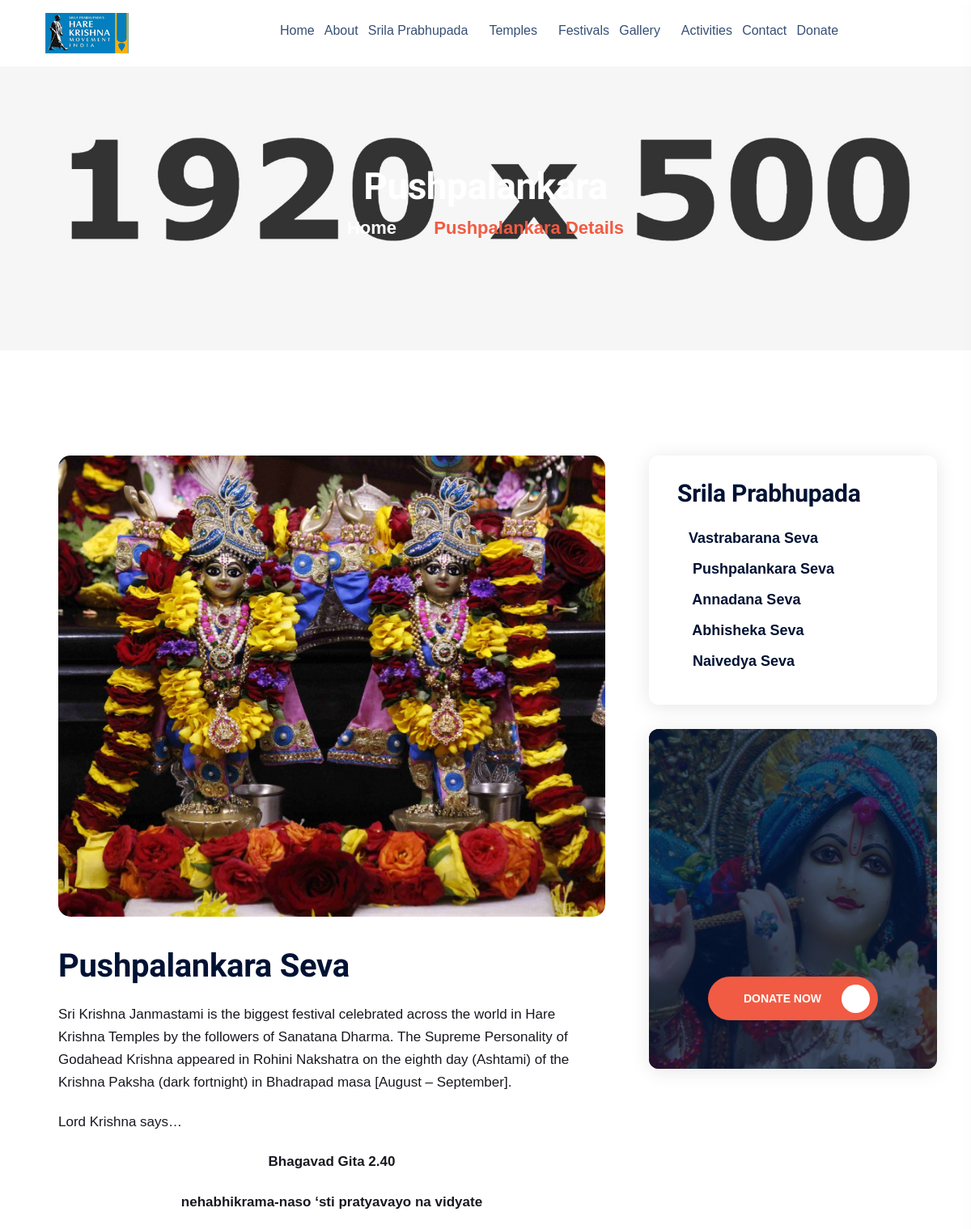
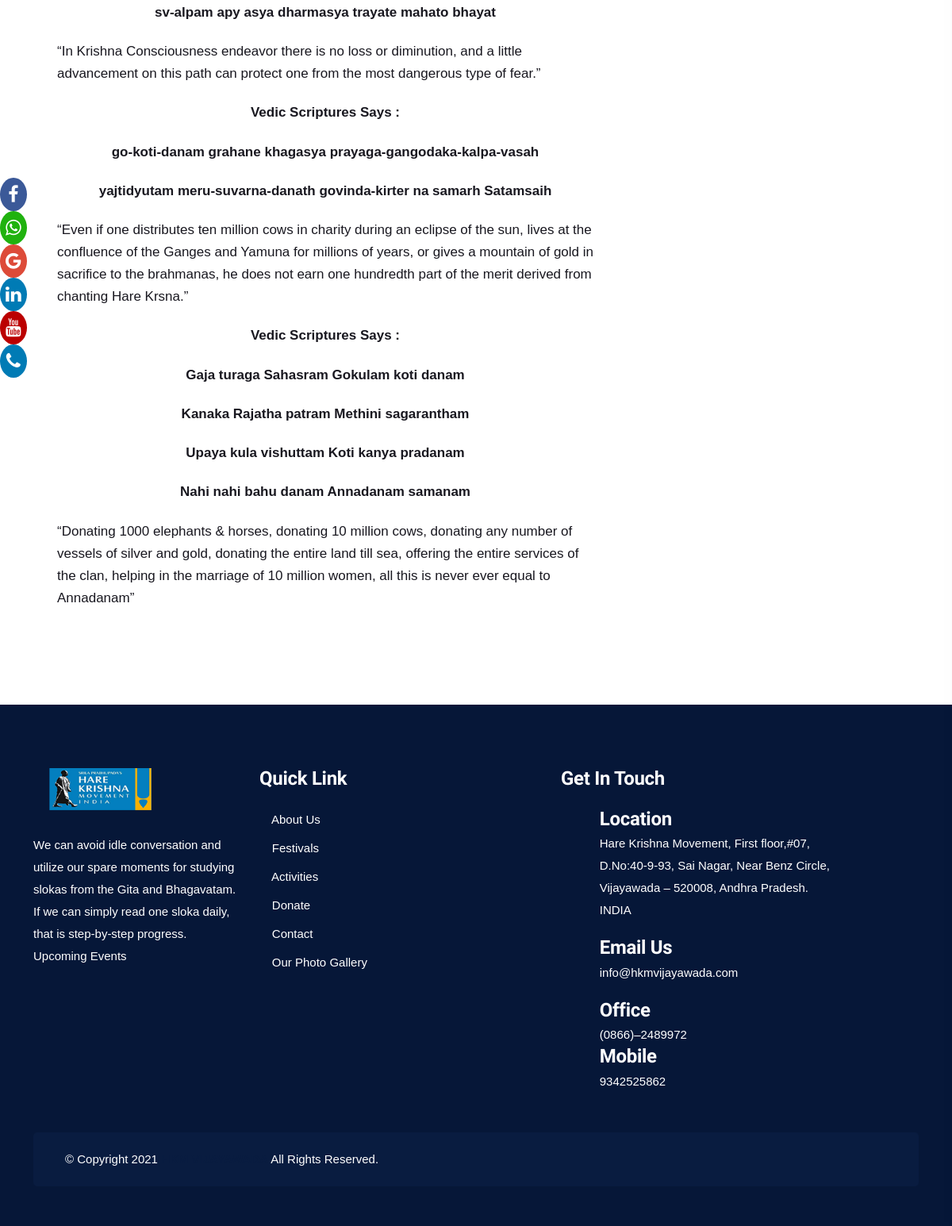
/pushpalankara, run on the app's committed database (2 pictures, top to bottom).
### Seva/models.py (models this page shows)
class PushpalankaraSeva(models.Model):
    id = models.AutoField(primary_key=True, auto_created=True)
    title = models.CharField(max_length=500, blank=True, null=True)
    content = HTMLField(default="<p>Add content</p>")
    image = models.ImageField(upload_to='pushpalankaraseva/',null=True)
    class Meta:
        verbose_name_plural = "PushpalankaraSeva"

### Seva/views.py (the view)
# urls.py: path('pushpalankara', pushpalankara, name='pushpalankara'),
def pushpalankara(request):
    data = PushpalankaraSeva.objects.all().values()
    context = dict()
    context['data'] = data
    return render(request,'pushpalankara.html',context)

### templates/pushpalankara.html
{% include 'base.html' %}
 {% block content %}
    <main>
        <section class="page-title-area" style="background-image: url(/static/assets/img/bg/page-title.jpg);">
            <div class="container pos-rel">
                <div class="row">
                    <div class="col-xl-5 mx-auto">
                        <div class="page-title-wrapper text-center pt-125">
                            <div class="page-title-box">
                                <h2 class="page-title">Pushpalankara</h2>
                                <ul class="breadcrumb-list">
                                    <li><a href="{% url 'index' %}">Home <i class="far fa-chevron-right"></i></a></li>
                                    <li><a href="#" class="active">Pushpalankara Details</a></li>
                                </ul>
                            </div>
                        </div>
                    </div>
                </div>
            </div>
        </section>
        <section class="blog-details-area pt-130 pb-70">
            <div class="container">
                <div class="row">
                    <div class="col-xl-8 col-lg-8 col-md-12">
                        {% for i in data %}
                        <div class="blogs-details-left-area mb-50">
                            <div class="blog blogs-02 mb-40 wow fadeInUp2 animated" data-wow-delay='.1s'>
                                <div class="blog__thumb mb-35">
                                    <img src="/media/{{i.image}}" alt="">
                                </div>
                                <div class="blog__content">
                                    <h3 class="blog-title mb-20"><a href="blog-details.html">{{i.title}}</a></h3>
                                        {{i.content |safe}}
                                </div>
                            </div>
                        </div>
                        {% endfor %}
                    </div>
                    {% include 'sevasidebar.html' %}
                </div>
            </div>
        </section>
    </main>
    {% include 'includebase.html' %}
{% endblock content %}

### data on the page
PushpalankaraSeva: image (picture), title "Pushpalankara Seva", content "Sri Krishna Janmastami is the biggest festival celebrated across the world in Hare Krishna Temples by the followers of Sanatana Dharma. The Supreme Personality of Godahead Krishna appeared in Rohini Nakshatra on the eighth day (Ashtami) of the Krishna Paksha (dark fortnight) in Bhadrapad masa [August – September]. Lord Krishna says… Bhagavad Gita 2.40 nehabhikrama-naso ‘sti pratyavayo na vidyate sv-alpam apy asya dharmasya trayate mahato bhayat “In Krishna Consciousness endeavor there is no loss or diminution, and a little advancement on this path can protect one from the most dangerous type of fear.” Vedic Scriptures Says : go-koti-danam grahane khagasya prayaga-gangodaka-kalpa-vasah…"
